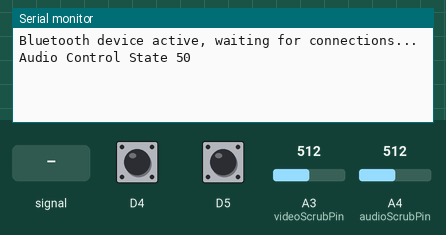
The sketch below on a simulated Arduino Nano 33 IoT. Parts: the last lines printed to the serial monitor. Inputs (shaded band) come from the test bench; at power-on: A4 (audioScrubPin) = 512, D4 HIGH, D5 HIGH, A3 (videoScrubPin) = 512. Nothing arrives over Bluetooth unless stated.

Above: at 1.2 s.
1.3 s: A4 (audioScrubPin) fed a 200 Hz sine of ±255 counts around its level
At 2.3 s:
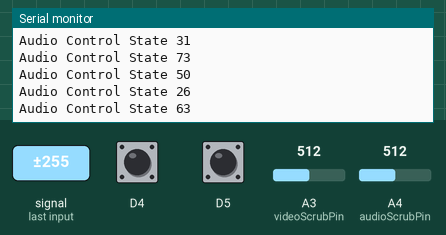
2.8 s: A4 (audioScrubPin) set to 900
At 3.5 s:
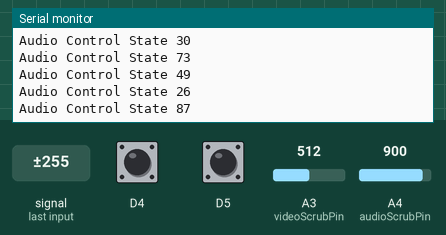
4.3 s: A4 (audioScrubPin) set to 122
At 4.8 s:
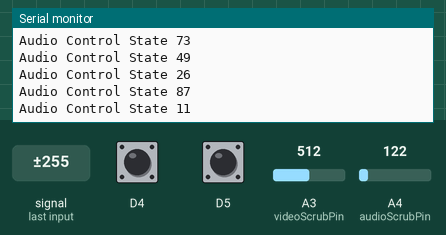
Timing chart, 0 to 7.3 s (numbered marks = the images above; inputs shaded):
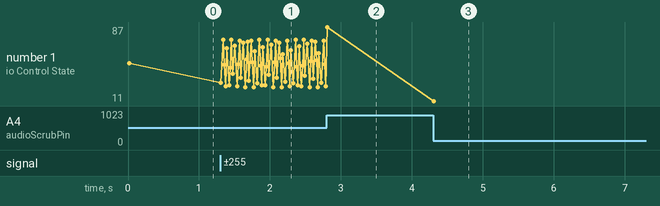

The sketch:

Playcook_Spring_show.ino
```cpp
/* Mobile Lab class final project

  Playcook a wearable cooking assistant

  By Atharva Patil & Anna Oh - May 2019

  Hardware used Arduino mkr 1010

*/
#include <SPI.h>
// Using the ArduinoBLE library for Bluetooth communication by advertising Arduino as a discoverable peripheral
#include <ArduinoBLE.h>
// Using Capacitive sensing library to check for touches against the fabric
#include <CapacitiveSensor.h>
#include <Scheduler.h>

CapacitiveSensor   playPausePin = CapacitiveSensor(2, 5);     //  resistor between pins 2 & 4. To check for interaction for play/pause
CapacitiveSensor   backwardScrubPin = CapacitiveSensor(2, 4); // 10M resistor between pins 2 & 5. To check for interaction for 10 sec backward scrub

const int videoScrubPin = A3;   // to scrub the video based on the chain position on the apron
const int audioScrubPin = A4;   // to control the audio of the iOS device.

// mapped potentiometer value need to change by +/- this amount to be considered a change
const int POT_THRESHOLD = 15;

const int ON = 1;
const int OFF = 0;

// code had 50,000 - changing to 20,000 since I only have 1M resistors
const int CAP_TOUCH_THRESHOLD = 20000;

// Creating a service which will act as the accessory advertiser & the primary service
BLEService apronService("4cc4513b-1b63-4c93-a419-dddaeae3fdc7");

// Creating Digital characteristics to allow remote device to get notifications

BLEByteCharacteristic playPauseCharacteristic("ef9534b9-2c24-4ddc-b9b2-fc690ecf4cb4", BLERead | BLENotify);
BLEDescriptor playPauseDescriptor("2901", "Play / Pause");
BLEByteCharacteristic backwardCharacteristic("9400449a-cf66-4652-976a-7e162c785a66", BLERead | BLENotify);
BLEDescriptor backwardDescriptor("2901", "Backward");

// Creating Analog characteristics to allow remote device to get notifications

BLEByteCharacteristic videoScrubCharacteristic("6635d693-9ad2-408e-ad48-4d8f88810dee", BLERead | BLENotify);
BLEDescriptor videoScrubDescriptor("2901", "Video Scrub");
BLEByteCharacteristic audioScrubCharacteristic("099af204-5811-4a15-8ffb-4f127ffdfcd7", BLERead | BLENotify);
BLEDescriptor audioScrubDescriptor("2901", "Volume");

void setup() {

  Serial.begin(9600);
//  while (!Serial);

  playPausePin.set_CS_AutocaL_Millis(0xFFFFFFFF);     // turn off autocalibrate on channel 1 - just as an example
  backwardScrubPin.set_CS_AutocaL_Millis(0xFFFFFFFF);     // turn off autocalibrate on channel 1 - just as an example

  pinMode(videoScrubPin, INPUT); // use the slide potentiometer as a input
  pinMode(audioScrubPin, INPUT); // use the slide potentiometer as a input

  // begin initialization
  if (!BLE.begin()) {
    Serial.println("starting BLE failed!");
    //    while (1);
  }

  // set the local name peripheral advertises
  BLE.setLocalName("Playcook");

  // set the UUID for the service this peripheral advertises:
  BLE.setAdvertisedService(apronService);

  // add the characteristics to the service
  apronService.addCharacteristic(playPauseCharacteristic);
  playPauseCharacteristic.addDescriptor(playPauseDescriptor);
  apronService.addCharacteristic(backwardCharacteristic);
  backwardCharacteristic.addDescriptor(backwardDescriptor);

  apronService.addCharacteristic(videoScrubCharacteristic);
  videoScrubCharacteristic.addDescriptor(videoScrubDescriptor);
  apronService.addCharacteristic(audioScrubCharacteristic);
  audioScrubCharacteristic.addDescriptor(audioScrubDescriptor);

  // add the service
  BLE.addService(apronService);

  playPauseCharacteristic.writeValue(0);
  backwardCharacteristic.writeValue(0);

  videoScrubCharacteristic.writeValue(100);
  audioScrubCharacteristic.writeValue(100);

  // start advertising
  BLE.advertise();

  Serial.println("Bluetooth device active, waiting for connections...");
}

void loop() {
  // poll for BLE events
  BLE.poll();

  long start = millis();

  long total1 =  playPausePin.capacitiveSensor(80);
  long total2 =  backwardScrubPin.capacitiveSensor(80);

  int videoScrubValue = analogRead(videoScrubPin);
  int audioScrubValue = analogRead(audioScrubPin);

  int videoScrubState = map(videoScrubValue, 0, 1023, 0, 100);
  int audioControlState = map(audioScrubValue, 0, 1023, 0, 100);


    // only send the values when they change
  if (total1 >= CAP_TOUCH_THRESHOLD && playPauseCharacteristic.value() == OFF) {
    Serial.println("Play Pause ON");
    playPauseCharacteristic.writeValue(ON);
    delay(300);
  } else if (total1 >= CAP_TOUCH_THRESHOLD && playPauseCharacteristic.value() == ON) {
    Serial.println("Play Pause OFF");
    playPauseCharacteristic.writeValue(OFF);
    delay(300);
  }


  if (total2 >= CAP_TOUCH_THRESHOLD && backwardCharacteristic.value() == OFF) {
    Serial.println("Backward ON");
    backwardCharacteristic.writeValue(ON);
  } else if (total2 < CAP_TOUCH_THRESHOLD && backwardCharacteristic.value() == ON) {
    Serial.println("Backward OFF");
    backwardCharacteristic.writeValue(OFF);
  }

  if (videoScrubValueChanged(videoScrubState)) {
//      Serial.print("Video Scrub ");
//      Serial.println(videoScrubState);
      videoScrubCharacteristic.writeValue(videoScrubState);
  }

  if (audioScrubValueChanged(audioControlState)) {
      Serial.print("Audio Control State ");
      Serial.println(audioControlState);
      audioScrubCharacteristic.writeValue(audioControlState);
  }

}

// my potentiometer readings jump around a bit this ensures they move a certian amount
// before sending a new value. Adust POT_THRESHOLD to change sensitivity.
boolean audioScrubValueChanged(int audioScrub) {
  return (
    (audioScrub < (audioScrubCharacteristic.value() - POT_THRESHOLD)) ||
    (audioScrub > (audioScrubCharacteristic.value() + POT_THRESHOLD))
   );
}

boolean videoScrubValueChanged(int videoScrub) {
  return (
    (videoScrub < (videoScrubCharacteristic.value() - POT_THRESHOLD)) ||
    (videoScrub > (videoScrubCharacteristic.value() + POT_THRESHOLD))
  );
}
```

Measured:
- after the input at 1.3 s, the serial monitor: prints a new line at once (image 1)
- after the input at 2.8 s, the serial monitor: prints a new line at once (image 2)
- after the input at 4.3 s, the serial monitor: prints a new line at once (image 3)
- plotted number 1: 50 → 26 after the input at 1.3 s, 26 → 87 after the input at 2.8 s, 87 → 11 after the input at 4.3 s
